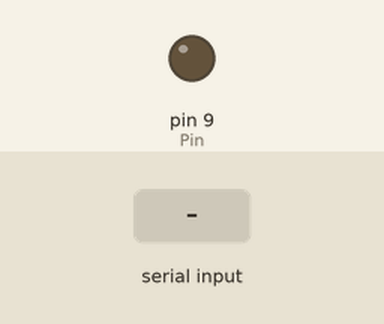
This sketch was run on a simulated Arduino Uno, built with avr-gcc and run on an emulated ATmega328P. Shown: output pins drawn as LEDs (lit = HIGH). Inputs (shaded band) come from the test bench.

Above: at 1.2 s.
1.3 s: "90,45\n" received over Serial
At 1.9 s:
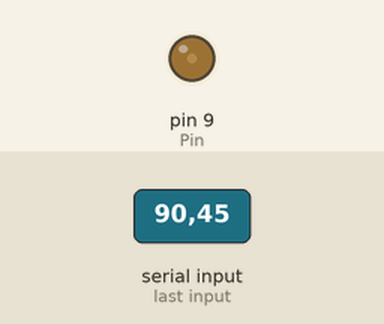
3.8 s: "30,150\n" received over Serial
At 4.6 s:
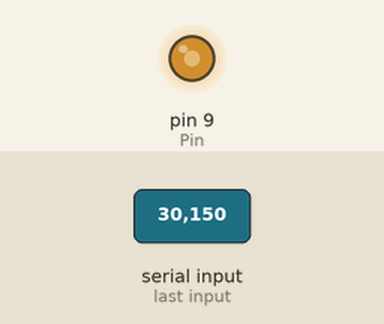
6.3 s: "200\n" received over Serial
At 6.8 s:
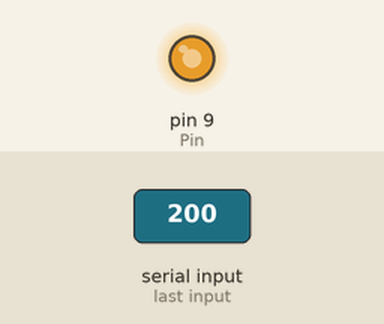
Timing chart, 0 to 9.3 s (numbered marks = the images above; inputs shaded):
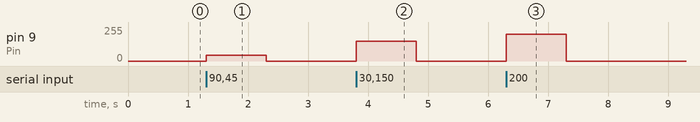

The sketch:

sketch_nov8a4.ino
```cpp
const int Pin = 9;  // 9번 핀을 사용

void setup() {
  pinMode(Pin, OUTPUT);
  analogWrite(Pin, 0);  // initial brightness
  Serial.begin(9600);
}

void loop() {
  if (Serial.available() > 0) {
    int brightness = Serial.parseInt();

    if (brightness >= 0 && brightness <= 255) {
      analogWrite(Pin, brightness);
    }
  }
}
```

Measured:
- after the input at 1.3 s, pin 9 (Pin): 0/255 → 45/255 at once, → 0/255 1.0 s later
- after the input at 3.8 s, pin 9 (Pin): 0/255 → 150/255 at once, → 0/255 1.0 s later
- after the input at 6.3 s, pin 9 (Pin): 0/255 → 200/255 at once, → 0/255 1.0 s later
